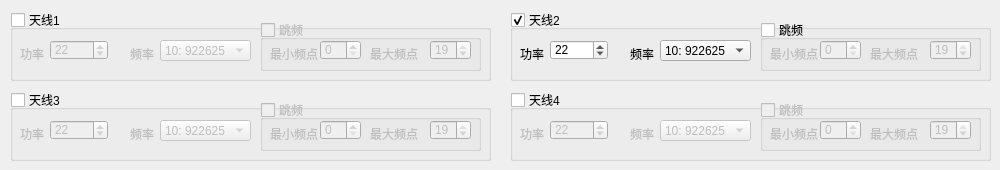
          <widget class="QWidget" name="tab_11">
           <attribute name="title">
            <string>天线配置</string>
           </attribute>
           <widget class="QGroupBox" name="ant1">
            <property name="geometry">
             <rect>
              <x>10</x>
              <y>10</y>
              <width>481</width>
              <height>71</height>
             </rect>
            </property>
            <property name="title">
             <string>天线1</string>
            </property>
            <property name="checkable">
             <bool>true</bool>
            </property>
            <property name="checked">
             <bool>false</bool>
            </property>
            <widget class="QLabel" name="label_175">
             <property name="geometry">
              <rect>
               <x>10</x>
               <y>30</y>
               <width>44</width>
               <height>27</height>
              </rect>
             </property>
             <property name="text">
              <string>功率</string>
             </property>
            </widget>
            <widget class="QLabel" name="label_176">
             <property name="geometry">
              <rect>
               <x>120</x>
               <y>30</y>
               <width>44</width>
               <height>27</height>
              </rect>
             </property>
             <property name="text">
              <string>频率</string>
             </property>
            </widget>
            <widget class="QSpinBox" name="ant1Power">
             <property name="geometry">
              <rect>
               <x>40</x>
               <y>30</y>
               <width>58</width>
               <height>20</height>
              </rect>
             </property>
             <property name="minimum">
              <number>14</number>
             </property>
             <property name="maximum">
              <number>34</number>
             </property>
             <property name="value">
              <number>22</number>
             </property>
            </widget>
            <widget class="QComboBox" name="ant1Freq">
             <property name="geometry">
              <rect>
               <x>150</x>
               <y>30</y>
               <width>91</width>
               <height>21</height>
              </rect>
             </property>
             <property name="currentIndex">
              <number>10</number>
             </property>
             <item>
              <property name="text">
               <string>0: 920125</string>
              </property>
             </item>
             <item>
              <property name="text">
               <string>1: 920375</string>
              </property>
             </item>
             <item>
              <property name="text">
               <string>2: 920625</string>
              </property>
             </item>
             <item>
              <property name="text">
               <string>3: 920875</string>
              </property>
             </item>
             <item>
              <property name="text">
               <string>4: 921125</string>
              </property>
             </item>
             <item>
              <property name="text">
               <string>5: 921375</string>
              </property>
             </item>
             <item>
              <property name="text">
               <string>6: 921625</string>
              </property>
             </item>
             <item>
              <property name="text">
               <string>7: 921875</string>
              </property>
             </item>
             <item>
              <property name="text">
               <string>8: 922125</string>
              </property>
             </item>
             <item>
              <property name="text">
               <string>9: 922375</string>
              </property>
             </item>
             <item>
              <property name="text">
               <string>10: 922625</string>
              </property>
             </item>
             <item>
              <property name="text">
               <string>11: 922875</string>
              </property>
             </item>
             <item>
              <property name="text">
               <string>12: 923125</string>
              </property>
             </item>
             <item>
              <property name="text">
               <string>13: 923375</string>
              </property>
             </item>
             <item>
              <property name="text">
               <string>14: 923625</string>
              </property>
             </item>
             <item>
              <property name="text">
               <string>15: 923875</string>
              </property>
             </item>
             <item>
              <property name="text">
               <string>16: 924125</string>
              </property>
             </item>
             <item>
              <property name="text">
               <string>17: 924375</string>
              </property>
             </item>
             <item>
              <property name="text">
               <string>18: 924625</string>
              </property>
             </item>
             <item>
              <property name="text">
               <string>19: 924875</string>
              </property>
             </item>
            </widget>
            <widget class="QGroupBox" name="ant1HopBox">
             <property name="geometry">
              <rect>
               <x>250</x>
               <y>10</y>
               <width>221</width>
               <height>51</height>
              </rect>
             </property>
             <property name="title">
              <string>跳频</string>
             </property>
             <property name="checkable">
              <bool>true</bool>
             </property>
             <property name="checked">
              <bool>false</bool>
             </property>
             <widget class="QLabel" name="label_179">
              <property name="geometry">
               <rect>
                <x>10</x>
                <y>20</y>
                <width>51</width>
                <height>27</height>
               </rect>
              </property>
              <property name="text">
               <string>最小频点</string>
              </property>
             </widget>
             <widget class="QSpinBox" name="freq1Min">
              <property name="geometry">
               <rect>
                <x>60</x>
                <y>20</y>
                <width>41</width>
                <height>20</height>
               </rect>
              </property>
              <property name="maximum">
               <number>19</number>
              </property>
              <property name="value">
               <number>0</number>
              </property>
             </widget>
             <widget class="QSpinBox" name="freq1Max">
              <property name="geometry">
               <rect>
                <x>170</x>
                <y>20</y>
                <width>41</width>
                <height>20</height>
               </rect>
              </property>
              <property name="maximum">
               <number>19</number>
              </property>
              <property name="value">
               <number>19</number>
              </property>
             </widget>
             <widget class="QLabel" name="label_180">
              <property name="geometry">
               <rect>
                <x>110</x>
                <y>20</y>
                <width>51</width>
                <height>27</height>
               </rect>
              </property>
              <property name="text">
               <string>最大频点</string>
              </property>
             </widget>
            </widget>
           </widget>
           <widget class="QGroupBox" name="ant3">
            <property name="geometry">
             <rect>
              <x>10</x>
              <y>90</y>
              <width>481</width>
              <height>71</height>
             </rect>
            </property>
            <property name="title">
             <string>天线3</string>
            </property>
            <property name="checkable">
             <bool>true</bool>
            </property>
            <property name="checked">
             <bool>false</bool>
            </property>
            <widget class="QLabel" name="label_183">
             <property name="geometry">
              <rect>
               <x>10</x>
               <y>30</y>
               <width>44</width>
               <height>27</height>
              </rect>
             </property>
             <property name="text">
              <string>功率</string>
             </property>
            </widget>
            <widget class="QLabel" name="label_184">
             <property name="geometry">
              <rect>
               <x>120</x>
               <y>30</y>
               <width>44</width>
               <height>27</height>
              </rect>
             </property>
             <property name="text">
              <string>频率</string>
             </property>
            </widget>
            <widget class="QSpinBox" name="ant3Power">
             <property name="geometry">
              <rect>
               <x>40</x>
               <y>30</y>
               <width>58</width>
               <height>20</height>
              </rect>
             </property>
             <property name="minimum">
              <number>14</number>
             </property>
             <property name="maximum">
              <number>34</number>
             </property>
             <property name="value">
              <number>22</number>
             </property>
            </widget>
            <widget class="QComboBox" name="ant3Freq">
             <property name="geometry">
              <rect>
               <x>150</x>
               <y>30</y>
               <width>91</width>
               <height>21</height>
              </rect>
             </property>
             <property name="currentIndex">
              <number>10</number>
             </property>
             <item>
              <property name="text">
               <string>0: 920125</string>
              </property>
             </item>
             <item>
              <property name="text">
               <string>1: 920375</string>
              </property>
             </item>
             <item>
              <property name="text">
               <string>2: 920625</string>
              </property>
             </item>
             <item>
              <property name="text">
               <string>3: 920875</string>
              </property>
             </item>
             <item>
              <property name="text">
               <string>4: 921125</string>
              </property>
             </item>
             <item>
              <property name="text">
               <string>5: 921375</string>
              </property>
             </item>
             <item>
              <property name="text">
               <string>6: 921625</string>
              </property>
             </item>
             <item>
              <property name="text">
               <string>7: 921875</string>
              </property>
             </item>
             <item>
              <property name="text">
               <string>8: 922125</string>
              </property>
             </item>
             <item>
              <property name="text">
               <string>9: 922375</string>
              </property>
             </item>
             <item>
              <property name="text">
               <string>10: 922625</string>
              </property>
             </item>
             <item>
              <property name="text">
               <string>11: 922875</string>
              </property>
             </item>
             <item>
              <property name="text">
               <string>12: 923125</string>
              </property>
             </item>
             <item>
              <property name="text">
               <string>13: 923375</string>
              </property>
             </item>
             <item>
              <property name="text">
               <string>14: 923625</string>
              </property>
             </item>
             <item>
              <property name="text">
               <string>15: 923875</string>
              </property>
             </item>
             <item>
              <property name="text">
               <string>16: 924125</string>
              </property>
             </item>
             <item>
              <property name="text">
               <string>17: 924375</string>
              </property>
             </item>
             <item>
              <property name="text">
               <string>18: 924625</string>
              </property>
             </item>
             <item>
              <property name="text">
               <string>19: 924875</string>
              </property>
             </item>
            </widget>
            <widget class="QGroupBox" name="ant3HopBox">
             <property name="geometry">
              <rect>
               <x>250</x>
               <y>10</y>
               <width>221</width>
               <height>51</height>
              </rect>
             </property>
             <property name="title">
              <string>跳频</string>
             </property>
             <property name="checkable">
              <bool>true</bool>
             </property>
             <property name="checked">
              <bool>false</bool>
             </property>
             <widget class="QLabel" name="label_185">
              <property name="geometry">
               <rect>
                <x>10</x>
                <y>20</y>
                <width>51</width>
                <height>27</height>
               </rect>
              </property>
              <property name="text">
               <string>最小频点</string>
              </property>
             </widget>
             <widget class="QSpinBox" name="freq3Min">
              <property name="geometry">
               <rect>
                <x>60</x>
                <y>20</y>
                <width>41</width>
                <height>20</height>
               </rect>
              </property>
              <property name="maximum">
               <number>19</number>
              </property>
              <property name="value">
               <number>0</number>
              </property>
             </widget>
             <widget class="QSpinBox" name="freq3Max">
              <property name="geometry">
               <rect>
                <x>170</x>
                <y>20</y>
                <width>41</width>
                <height>20</height>
               </rect>
              </property>
              <property name="maximum">
               <number>19</number>
              </property>
              <property name="value">
               <number>19</number>
              </property>
             </widget>
             <widget class="QLabel" name="label_186">
              <property name="geometry">
               <rect>
                <x>110</x>
                <y>20</y>
                <width>51</width>
                <height>27</height>
               </rect>
              </property>
              <property name="text">
               <string>最大频点</string>
              </property>
             </widget>
            </widget>
           </widget>
           <widget class="QGroupBox" name="ant2">
            <property name="geometry">
             <rect>
              <x>510</x>
              <y>10</y>
              <width>481</width>
              <height>71</height>
             </rect>
            </property>
            <property name="title">
             <string>天线2</string>
            </property>
            <property name="checkable">
             <bool>true</bool>
            </property>
            <property name="checked">
             <bool>true</bool>
            </property>
            <widget class="QLabel" name="label_191">
             <property name="geometry">
              <rect>
               <x>10</x>
               <y>30</y>
               <width>44</width>
               <height>27</height>
              </rect>
             </property>
             <property name="text">
              <string>功率</string>
             </property>
            </widget>
            <widget class="QLabel" name="label_192">
             <property name="geometry">
              <rect>
               <x>120</x>
               <y>30</y>
               <width>44</width>
               <height>27</height>
              </rect>
             </property>
             <property name="text">
              <string>频率</string>
             </property>
            </widget>
            <widget class="QSpinBox" name="ant2Power">
             <property name="geometry">
              <rect>
               <x>40</x>
               <y>30</y>
               <width>58</width>
               <height>20</height>
              </rect>
             </property>
             <property name="minimum">
              <number>14</number>
             </property>
             <property name="maximum">
              <number>34</number>
             </property>
             <property name="value">
              <number>22</number>
             </property>
            </widget>
            <widget class="QComboBox" name="ant2Freq">
             <property name="geometry">
              <rect>
               <x>150</x>
               <y>30</y>
               <width>91</width>
               <height>21</height>
              </rect>
             </property>
             <property name="currentIndex">
              <number>10</number>
             </property>
             <item>
              <property name="text">
               <string>0: 920125</string>
              </property>
             </item>
             <item>
              <property name="text">
               <string>1: 920375</string>
              </property>
             </item>
             <item>
              <property name="text">
               <string>2: 920625</string>
              </property>
             </item>
             <item>
              <property name="text">
               <string>3: 920875</string>
              </property>
             </item>
             <item>
              <property name="text">
               <string>4: 921125</string>
              </property>
             </item>
             <item>
              <property name="text">
               <string>5: 921375</string>
              </property>
             </item>
             <item>
              <property name="text">
               <string>6: 921625</string>
              </property>
             </item>
             <item>
              <property name="text">
               <string>7: 921875</string>
              </property>
             </item>
             <item>
              <property name="text">
               <string>8: 922125</string>
              </property>
             </item>
             <item>
              <property name="text">
               <string>9: 922375</string>
              </property>
             </item>
             <item>
              <property name="text">
               <string>10: 922625</string>
              </property>
             </item>
             <item>
              <property name="text">
               <string>11: 922875</string>
              </property>
             </item>
             <item>
              <property name="text">
               <string>12: 923125</string>
              </property>
             </item>
             <item>
              <property name="text">
               <string>13: 923375</string>
              </property>
             </item>
             <item>
              <property name="text">
               <string>14: 923625</string>
              </property>
             </item>
             <item>
              <property name="text">
               <string>15: 923875</string>
              </property>
             </item>
             <item>
              <property name="text">
               <string>16: 924125</string>
              </property>
             </item>
             <item>
              <property name="text">
               <string>17: 924375</string>
              </property>
             </item>
             <item>
              <property name="text">
               <string>18: 924625</string>
              </property>
             </item>
             <item>
              <property name="text">
               <string>19: 924875</string>
              </property>
             </item>
            </widget>
            <widget class="QGroupBox" name="ant2HopBox">
             <property name="geometry">
              <rect>
               <x>250</x>
               <y>10</y>
               <width>221</width>
               <height>51</height>
              </rect>
             </property>
             <property name="title">
              <string>跳频</string>
             </property>
             <property name="checkable">
              <bool>true</bool>
             </property>
             <property name="checked">
              <bool>false</bool>
             </property>
             <widget class="QLabel" name="label_193">
              <property name="geometry">
               <rect>
                <x>10</x>
                <y>20</y>
                <width>51</width>
                <height>27</height>
               </rect>
              </property>
              <property name="text">
               <string>最小频点</string>
              </property>
             </widget>
             <widget class="QSpinBox" name="freq2Min">
              <property name="geometry">
               <rect>
                <x>60</x>
                <y>20</y>
                <width>41</width>
                <height>20</height>
               </rect>
              </property>
              <property name="maximum">
               <number>19</number>
              </property>
              <property name="value">
               <number>0</number>
              </property>
             </widget>
             <widget class="QSpinBox" name="freq2Max">
              <property name="geometry">
               <rect>
                <x>170</x>
                <y>20</y>
                <width>41</width>
                <height>20</height>
               </rect>
              </property>
              <property name="maximum">
               <number>19</number>
              </property>
              <property name="value">
               <number>19</number>
              </property>
             </widget>
             <widget class="QLabel" name="label_196">
              <property name="geometry">
               <rect>
                <x>110</x>
                <y>20</y>
                <width>51</width>
                <height>27</height>
               </rect>
              </property>
              <property name="text">
               <string>最大频点</string>
              </property>
             </widget>
            </widget>
           </widget>
           <widget class="QGroupBox" name="ant4">
            <property name="geometry">
             <rect>
              <x>510</x>
              <y>90</y>
              <width>481</width>
              <height>71</height>
             </rect>
            </property>
            <property name="title">
             <string>天线4</string>
            </property>
            <property name="checkable">
             <bool>true</bool>
            </property>
            <property name="checked">
             <bool>false</bool>
            </property>
            <widget class="QLabel" name="label_197">
             <property name="geometry">
              <rect>
               <x>10</x>
               <y>30</y>
               <width>44</width>
               <height>27</height>
              </rect>
             </property>
             <property name="text">
              <string>功率</string>
             </property>
            </widget>
            <widget class="QLabel" name="label_198">
             <property name="geometry">
              <rect>
               <x>120</x>
               <y>30</y>
               <width>44</width>
               <height>27</height>
              </rect>
             </property>
             <property name="text">
              <string>频率</string>
             </property>
            </widget>
            <widget class="QSpinBox" name="ant4Power">
             <property name="geometry">
              <rect>
               <x>40</x>
               <y>30</y>
               <width>58</width>
               <height>20</height>
              </rect>
             </property>
             <property name="minimum">
              <number>14</number>
             </property>
             <property name="maximum">
              <number>34</number>
             </property>
             <property name="value">
              <number>22</number>
             </property>
            </widget>
            <widget class="QComboBox" name="ant4Freq">
             <property name="geometry">
              <rect>
               <x>150</x>
               <y>30</y>
               <width>91</width>
               <height>21</height>
              </rect>
             </property>
             <property name="currentIndex">
              <number>10</number>
             </property>
             <item>
              <property name="text">
               <string>0: 920125</string>
              </property>
             </item>
             <item>
              <property name="text">
               <string>1: 920375</string>
              </property>
             </item>
             <item>
              <property name="text">
               <string>2: 920625</string>
              </property>
             </item>
             <item>
              <property name="text">
               <string>3: 920875</string>
              </property>
             </item>
             <item>
              <property name="text">
               <string>4: 921125</string>
              </property>
             </item>
             <item>
              <property name="text">
               <string>5: 921375</string>
              </property>
             </item>
             <item>
              <property name="text">
               <string>6: 921625</string>
              </property>
             </item>
             <item>
              <property name="text">
               <string>7: 921875</string>
              </property>
             </item>
             <item>
              <property name="text">
               <string>8: 922125</string>
              </property>
             </item>
             <item>
              <property name="text">
               <string>9: 922375</string>
              </property>
             </item>
             <item>
              <property name="text">
               <string>10: 922625</string>
              </property>
             </item>
             <item>
              <property name="text">
               <string>11: 922875</string>
              </property>
             </item>
             <item>
              <property name="text">
               <string>12: 923125</string>
              </property>
             </item>
             <item>
              <property name="text">
               <string>13: 923375</string>
              </property>
             </item>
             <item>
              <property name="text">
               <string>14: 923625</string>
              </property>
             </item>
             <item>
              <property name="text">
               <string>15: 923875</string>
              </property>
             </item>
             <item>
              <property name="text">
               <string>16: 924125</string>
              </property>
             </item>
             <item>
              <property name="text">
               <string>17: 924375</string>
              </property>
             </item>
             <item>
              <property name="text">
               <string>18: 924625</string>
              </property>
             </item>
             <item>
              <property name="text">
               <string>19: 924875</string>
              </property>
             </item>
            </widget>
            <widget class="QGroupBox" name="ant4HopBox">
             <property name="geometry">
              <rect>
               <x>250</x>
               <y>10</y>
               <width>221</width>
               <height>51</height>
              </rect>
             </property>
             <property name="title">
              <string>跳频</string>
             </property>
             <property name="checkable">
              <bool>true</bool>
             </property>
             <property name="checked">
              <bool>false</bool>
             </property>
             <widget class="QLabel" name="label_199">
              <property name="geometry">
               <rect>
                <x>10</x>
                <y>20</y>
                <width>51</width>
                <height>27</height>
               </rect>
              </property>
              <property name="text">
               <string>最小频点</string>
              </property>
             </widget>
             <widget class="QSpinBox" name="freq4Min">
              <property name="geometry">
               <rect>
                <x>60</x>
                <y>20</y>
                <width>41</width>
                <height>20</height>
               </rect>
              </property>
              <property name="maximum">
               <number>19</number>
              </property>
              <property name="value">
               <number>0</number>
              </property>
             </widget>
             <widget class="QSpinBox" name="freq4Max">
              <property name="geometry">
               <rect>
                <x>170</x>
                <y>20</y>
                <width>41</width>
                <height>20</height>
               </rect>
              </property>
              <property name="maximum">
               <number>19</number>
              </property>
              <property name="value">
               <number>19</number>
              </property>
             </widget>
             <widget class="QLabel" name="label_200">
              <property name="geometry">
               <rect>
                <x>110</x>
                <y>20</y>
                <width>51</width>
                <height>27</height>
               </rect>
              </property>
              <property name="text">
               <string>最大频点</string>
              </property>
             </widget>
            </widget>
           </widget>
          </widget>
